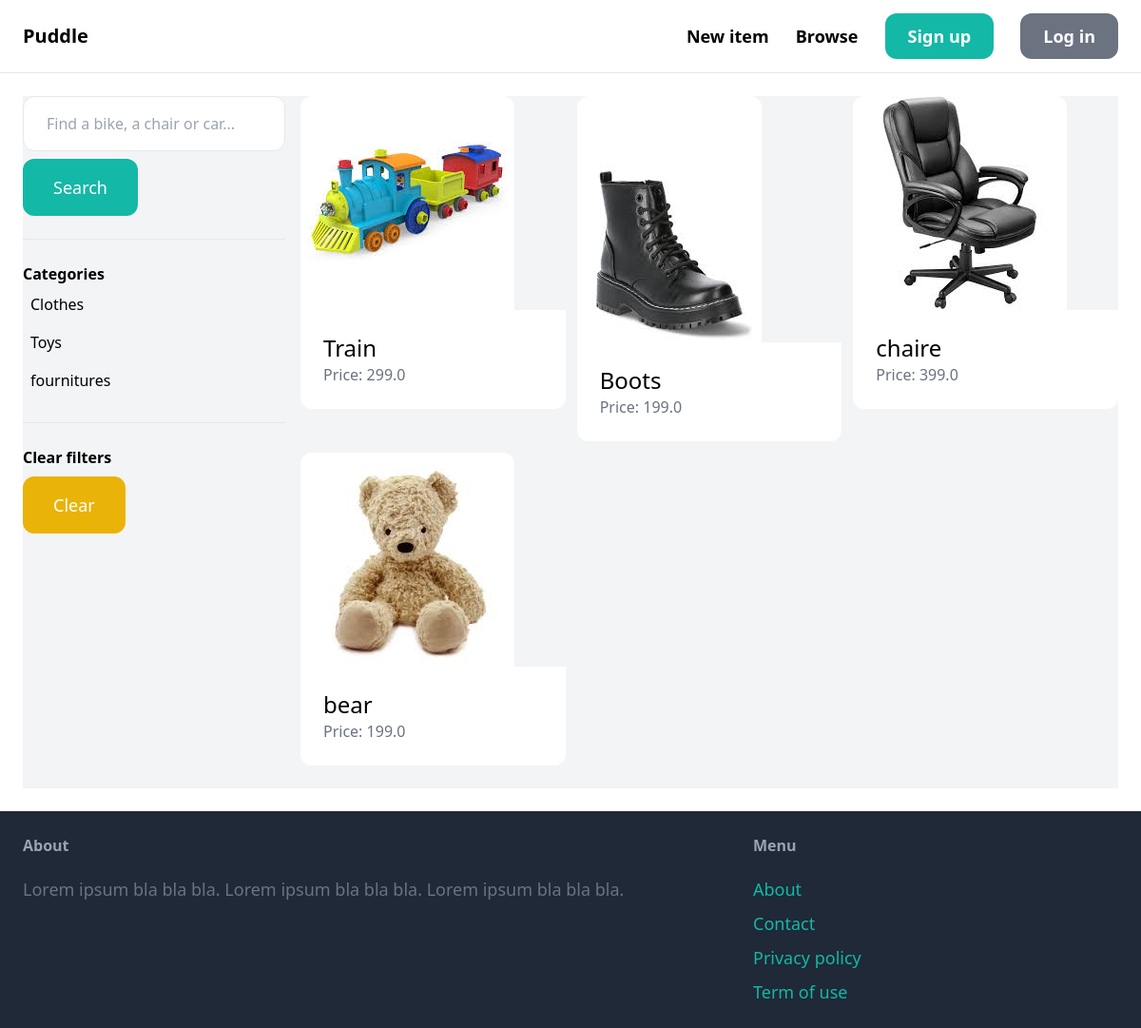
The app's page /items/, older data.
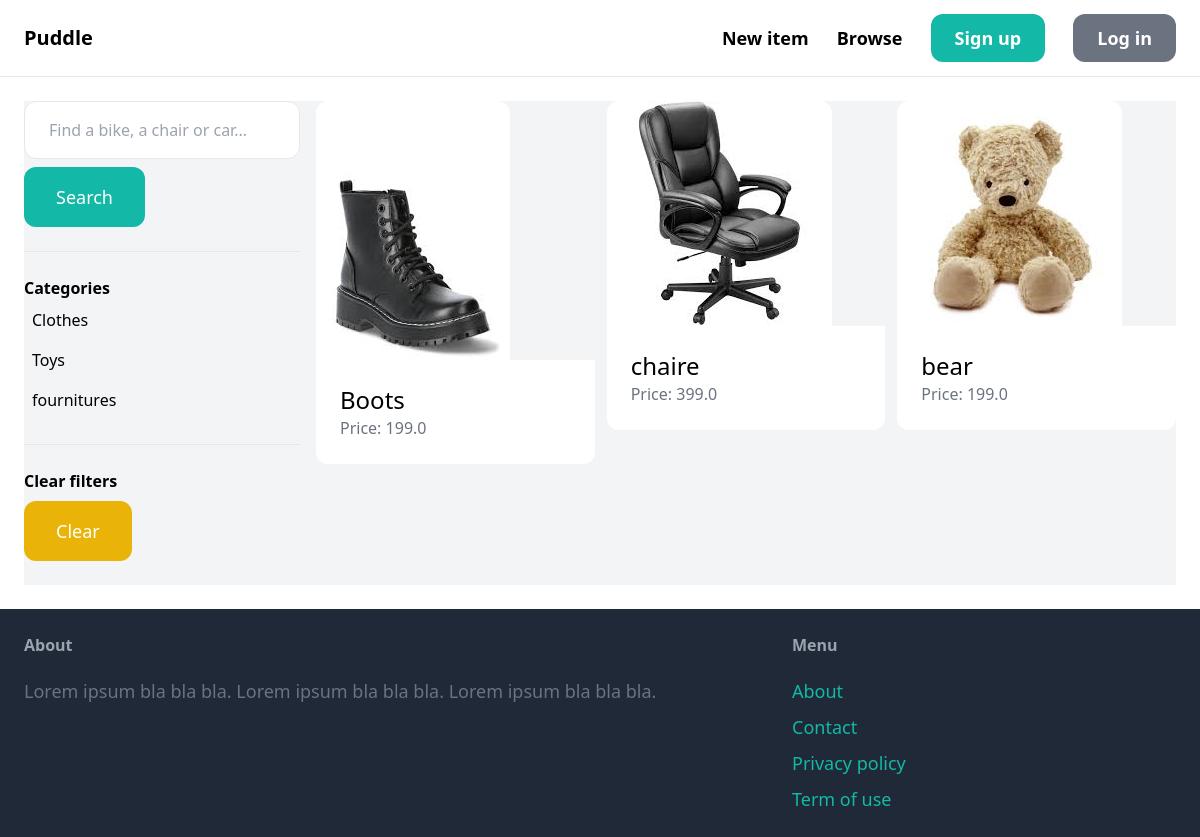
The same page, newer data.
### items/models.py (models this page shows, shortened)
class Category(models.Model):
    name = models.CharField(max_length=255)
    class Meta:
        ordering = ("name",)
        verbose_name_plural = "Categories"

class Item(models.Model):
    category = models.ForeignKey(
        Category, related_name="items", on_delete=models.CASCADE
    )
    name = models.CharField(max_length=255)
    description = models.TextField(blank=True, null=True)
    price = models.FloatField()
    image = models.ImageField(upload_to="item_images", blank=True, null=True)
    is_sold = models.BooleanField(default=False)
    created_by = models.ForeignKey(User, related_name="items", on_delete=models.CASCADE)
    created_at = models.DateTimeField(auto_now_add=True)

### items/views.py (the view)
# urls.py: path("", views.items, name="items"),
def items(request):
    query = request.GET.get("query", "")
    category_id = request.GET.get("category", 0)
    categories = Category.objects.all()
    items = Item.objects.filter(is_sold=False)
    if category_id:
        items = items.filter(category_id=category_id)
    if query:
        items = items.filter(Q(name__icontains=query) | Q(description__icontains=query))
    return render(
        request,
        "items/items.html",
        {
            "items": items,
            "query": query,
            "categories": categories,
            "category_id": int(category_id),
        },
    )

### items/templates/items/items.html (shortened to what this page needs)
{% extends 'core/base.html' %}
{% block content %}
    <div class="pb-6 grid grid-cols-4 gap-4 bg-gray-100">
        <div class="col-span-1">
            <form method="get" action="{% url 'items:items' %}">
                <input name="query" class="w-full py-4 px-6 border rounded-xl" type="text" value="{{ query }}" placeholder="Find a bike, a chair or car...">
                <button class="mt-2 py-4 px-8 text-lg bg-teal-500 text-white rounded-xl">Search</button>
            </form>
            <hr class="my-6">
            <p class="font-semibold">Categories</p>
            <ul>
                {% for category in categories %}
                    <li class="py-2 px-2 rounded-xl{% if category.id == category_id %} bg-gray-200{% endif %}">
                        <a href="{% url 'items:items' %}?query={{ query }}&category={{ category.id }}">{{ category.name }}</a>
                    </li>
                {% endfor %}
            </ul>
            <hr class="my-6">
            <p class="font-semibold">Clear filters</p>
            <ul>
                <li><a href="{% url 'items:items' %}" class="mt-2 py-4 px-8 inline-block bg-yellow-500 text-lg rounded-xl text-white">Clear</a>
        </div>
        <div class="col-span-3">
            <div class="grid grid-cols-3 gap-3">
                {% for item in items %}
                    <div>
                        <a href="{% url 'items:detail' item.id %}">
                            <div>
                                <img src="{{ item.image.url }}" class="rounded-t-xl">
                            </div>
                            <div class="p-6 bg-white rounded-b-xl">
                                <h2 class="text-2xl">{{ item.name }}</h2>
                                <p class="text-gray-500">Price: {{ item.price }}</p>
                            </div>
                        </a>
                    </div>
                {% endfor %}
            </div>
        </div>
    </div>
{% endblock %}

Row changes from the older to the newer data that the page shows:
removed Item: image (picture), name "Train", price "299.0"
